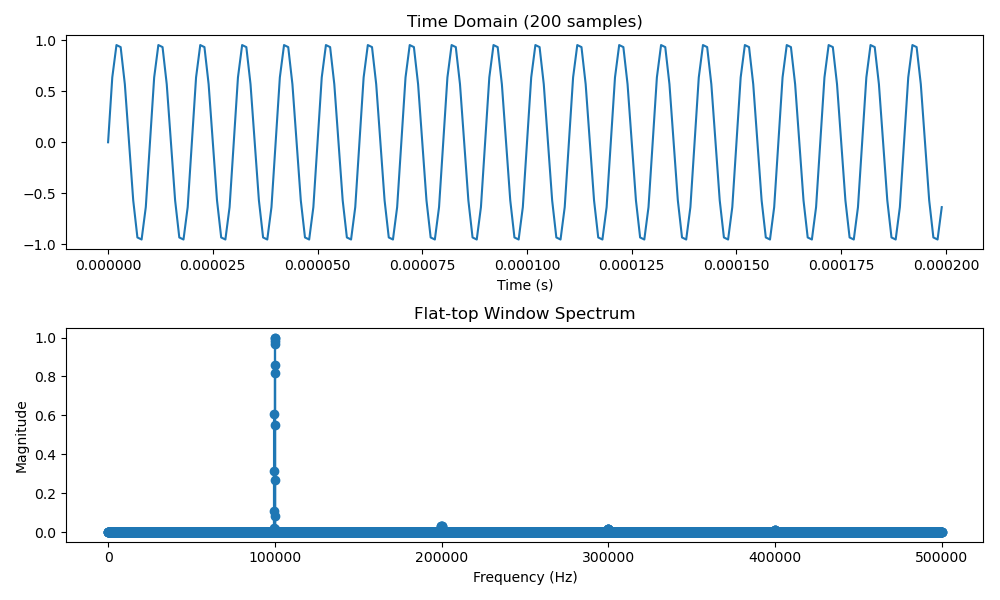

Here is the Python script that generated this plot:
"""Example: THD computation and spectrum analysis (2021-A)."""

import numpy as np
import matplotlib.pyplot as plt
import sys, os
sys.path.insert(0, os.path.join(os.path.dirname(__file__), '..', '..'))

from signal_toolkit import fft_analysis as fa
from signal_toolkit import dds_synthesis as dds

fs = 1_000_000
f0 = 100_000
t, sig = dds.generate_sine(fs, f0, duration=0.01)
harmonics = [2, 3, 4, 5]
for h, amp in zip(harmonics, [0.03, 0.015, 0.008, 0.004]):
    _, h_sig = dds.generate_sine(fs, f0 * h, duration=0.01, amplitude=amp)
    sig += h_sig

thd_pct, h_data = fa.compute_thd(sig, fs, f0, num_harmonics=5)
print(f"THD = {thd_pct:.3f}%")
print(f"Harmonics: { {k: f'{v:.5f}' for k, v in h_data.items()} }")

freqs, mag, phase = fa.compute_spectrum(sig, fs, window='flat_top')
fig, (ax1, ax2) = plt.subplots(2, 1, figsize=(10, 6))
ax1.plot(t[:200], sig[:200])
ax1.set_title("Time Domain (200 samples)")
ax1.set_xlabel("Time (s)")
mask = freqs <= 600_000
ax2.stem(freqs[mask], mag[mask], basefmt=' ')
ax2.set_title("Flat-top Window Spectrum")
ax2.set_xlabel("Frequency (Hz)")
ax2.set_ylabel("Magnitude")
plt.tight_layout()
plt.savefig(os.path.join(os.path.dirname(__file__), 'example_fft.png'), dpi=100)
print("Saved example_fft.png")
